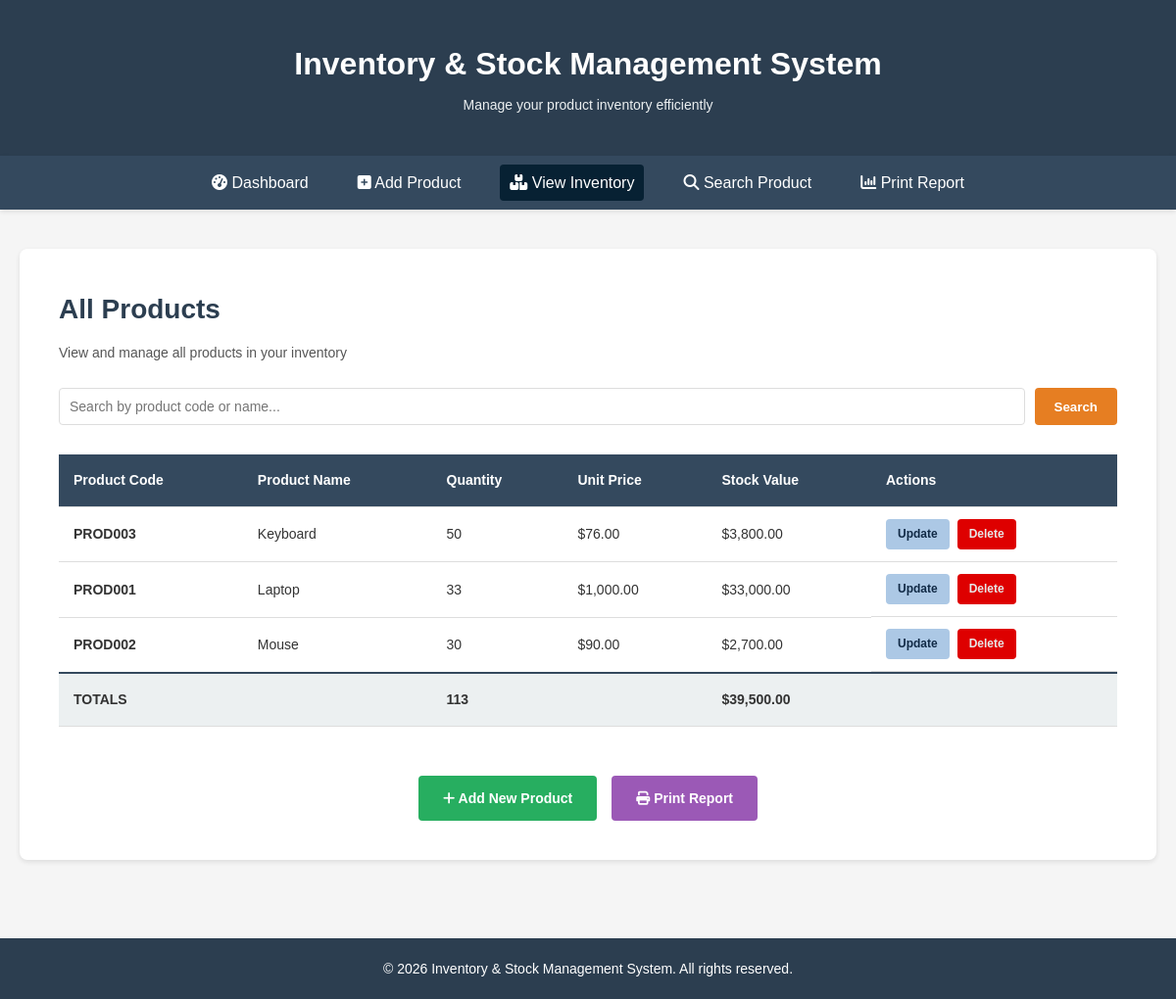
The page /view_inventory.php on the database its author committed.
### tables this page shows
CREATE TABLE `products` (
  `id` int(11) NOT NULL,
  `product_code` varchar(50) NOT NULL,
  `product_name` varchar(100) NOT NULL,
  `quantity` int(11) NOT NULL,
  `unit_price` int(11) NOT NULL,
  `created_at` timestamp NOT NULL DEFAULT current_timestamp(),
  `updated_at` timestamp NOT NULL DEFAULT current_timestamp() ON UPDATE current_timestamp()
);

### view_inventory.php (the view, shortened to what this page needs)
<?php
require_once 'config/db.php';
$search = isset($_GET['search']) ? $_GET['search'] : '';
if (!empty($search)) {
    $query = "SELECT id, product_code, product_name, quantity, unit_price,
             (quantity * unit_price) as stock_value
             FROM products
             WHERE product_code LIKE '%$search%' OR product_name LIKE '%$search%'
             ORDER BY product_name ASC";
} else {
    $query = "SELECT id, product_code, product_name, quantity, unit_price,
             (quantity * unit_price) as stock_value
             FROM products
             ORDER BY product_name ASC";
}
$result = mysqli_query($conn, $query);
?>
<!DOCTYPE html>
<html lang="en">
<head>
    <link rel="stylesheet" href="https://cdnjs.cloudflare.com/ajax/libs/font-awesome/6.7.2/css/all.min.css">
    <link rel="stylesheet" href="css/style.css">
</head>
<body>
    <header class="header">
        <div class="container">
            <h1>Inventory & Stock Management System</h1>
            <p class="tagline">Manage your product inventory efficiently</p>
        </div>
    </header>
    <nav class="navbar">
        <div class="container">
            <ul class="nav-menu">
                <li><a href="index.php"><i class="fa-solid fa-gauge-high"></i> Dashboard</a></li>
                <li><a href="add_product.php"><i class="fa-solid fa-square-plus"></i> Add Product</a></li>
                <li><a href="view_inventory.php" class="active"><i class="fa-solid fa-boxes-stacked"></i> View Inventory</a></li>
                <li><a href="search_product.php"><i class="fa-solid fa-magnifying-glass"></i> Search Product</a></li>
                <li><a href="print_report.php"><i class="fa-solid fa-chart-column"></i> Print Report</a></li>
            </ul>
        </div>
    </nav>
    <main class="main-content">
        <div class="container">
            <article class="inventory-section">
                <h2>All Products</h2>
                <p class="section-intro">View and manage all products in your inventory</p>
                <div class="quick-filter">
                    <form method="GET" action="view_inventory.php" class="filter-form">
                        <input
                            type="text"
                            name="search"
                            placeholder="Search by product code or name..."
                            value="<?php echo $search; ?>"
                        >
                        <button type="submit" class="filter-btn">Search</button>
                    </form>
                </div>
                <div class="table-wrapper">
                    <div class="table-responsive">
                        <table class="data-table">
                            <thead>
                                <tr>
                                    <th>Product Code</th>
                                    <th>Product Name</th>
                                    <th>Quantity</th>
                                    <th>Unit Price</th>
                                    <th>Stock Value</th>
                                    <th>Actions</th>
                                </tr>
                            </thead>
                            <tbody>
                                <?php
                                if (mysqli_num_rows($result) > 0) {
                                    $total_value = 0;
                                    $total_quantity = 0;
                                    while ($row = mysqli_fetch_assoc($result)) {
                                        $total_value += $row['stock_value'];
                                        $total_quantity += $row['quantity'];
                                        ?>
                                        <tr>
                                            <td><strong><?php echo $row['product_code']; ?></strong></td>
                                            <td><?php echo $row['product_name']; ?></td>
                                            <td><?php echo $row['quantity']; ?></td>
                                            <td>$<?php echo number_format($row['unit_price'], 2); ?></td>
                                            <td>$<?php echo number_format($row['stock_value'], 2); ?></td>
                                            <td class="action-cell">
                                                <a href="update_product.php?id=<?php echo $row['id']; ?>" class="btn-action btn-update">Update</a>
                                                <a href="view_inventory.php?delete_id=<?php echo $row['id']; ?>" class="btn-action btn-delete" onclick="return confirm('Are you sure you want to delete this product?');">Delete</a>
                                            </td>
                                        </tr>
                                        <?php
                                    }
                                    ?>
                                    <tr class="totals-row">
                                        <td colspan="2"><strong>TOTALS</strong></td>
                                        <td><strong><?php echo $total_quantity; ?></strong></td>
                                        <td></td>
                                        <td><strong>$<?php echo number_format($total_value, 2); ?></strong></td>
                                        <td></td>
                                    </tr>
                                    <?php
                                }
                                ?>
                            </tbody>
                        </table>
                    </div>
                </div>
                <div class="inventory-actions">
                    <a href="add_product.php" class="btn btn-primary"><i class="fa-solid fa-plus"></i> Add New Product</a>
                    <a href="print_report.php" class="btn btn-secondary"><i class="fa-solid fa-print"></i> Print Report</a>
                </div>
            </article>
        </div>
    </main>
    <footer class="footer">
        <div class="container">
            <p>&copy; 2026 Inventory & Stock Management System. All rights reserved.</p>
        </div>
    </footer>
</body>
</html>

### css/style.css (style rules this page uses)
* { margin: 0; padding: 0; box-sizing: border-box; }
body { font-family: Arial, sans-serif; line-height: 1.6; color: #333; background-color: #f5f5f5; }
.container { max-width: 1200px; margin: 0 auto; padding: 0 20px; }
.header { background-color: #2c3e50; color: white; padding: 40px 0; text-align: center; box-shadow: 0 2px 5px rgba(0, 0, 0, 0.1); }
.header h1 { font-size: 32px; margin-bottom: 5px; }
.tagline { font-size: 14px; color: #ecf0f1; }
.navbar { background-color: #34495e; padding: 15px 0; box-shadow: 0 2px 5px rgba(0, 0, 0, 0.1); position: sticky; top: 0; z-index: 100; }
.nav-menu { list-style: none; display: flex; justify-content: center; gap: 30px; }
.nav-menu a { color: white; text-decoration: none; font-weight: 500; padding: 5px 10px; transition: background-color 0.3s; }
.nav-menu a:hover, .nav-menu a.active { background-color: #072133; border-radius: 4px; padding: 10px; }
.main-content { padding: 40px 0; min-height: calc(100vh - 200px); }
.table-responsive { overflow-x: auto; }
.data-table { width: 100%; border-collapse: collapse; }
.data-table thead { background-color: #34495e; color: white; }
.data-table th, .data-table td { padding: 15px; text-align: left; border-bottom: 1px solid #ddd; }
.data-table a { text-decoration: none; font-weight: bold; }
.footer { background-color: #2c3e50; color: white; text-align: center; padding: 20px 0; margin-top: 40px; }
.footer p { font-size: 14px; }
.inventory-section { background-color: white; padding: 40px; border-radius: 8px; box-shadow: 0 2px 5px rgba(0, 0, 0, 0.1); }
.inventory-section h2 { color: #2c3e50; margin-bottom: 10px; font-size: 28px; }
.section-intro { color: #555; margin-bottom: 25px; font-size: 14px; }
.quick-filter { margin-bottom: 30px; }
.filter-form { display: flex; gap: 10px; flex-wrap: wrap; }
.filter-form input { flex: 1; min-width: 200px; padding: 10px; border: 1px solid #ddd; border-radius: 4px; font-size: 14px; }
.filter-btn, .clear-btn { padding: 10px 20px; border: none; border-radius: 4px; font-weight: bold; cursor: pointer; transition: background-color 0.3s; }
.filter-btn { background-color: #e67e22; color: white; }
.table-wrapper { margin-bottom: 30px; }
.data-table { width: 100%; border-collapse: collapse; margin-bottom: 20px; }
.data-table th { padding: 15px; text-align: left; font-weight: bold; font-size: 14px; }
.data-table td { padding: 12px 15px; border-bottom: 1px solid #ddd; font-size: 14px; }
.action-cell { display: flex; gap: 8px; flex-wrap: wrap; }
.btn-action { padding: 6px 12px; text-decoration: none; border-radius: 4px; font-size: 12px; font-weight: bold; transition: background-color 0.3s; }
.btn-update { background-color: #ACC8E5; color: #112A46; }
.btn-delete { background-color: #DE0000; color:#E7E7E7; }
.totals-row { background-color: #ecf0f1; font-weight: bold; border-top: 2px solid #34495e; }
.totals-row td { padding: 15px; }
.inventory-actions { display: flex; gap: 15px; justify-content: center; flex-wrap: wrap; }
.btn { padding: 12px 25px; text-decoration: none; border-radius: 4px; font-weight: bold; font-size: 14px; cursor: pointer; transition: background-color 0.3s; display: inline-block; }
.btn-primary { background-color: #27ae60; color: white; }
.btn-secondary { background-color: #9b59b6; color: white; }

### rows shown on the page
products: product_code "PROD003", product_name "Keyboard", quantity "50", unit_price "76.00", stock_value "3,800.00"
products: product_code "PROD001", product_name "Laptop", quantity "33", unit_price "1,000.00", stock_value "33,000.00"
products: product_code "PROD002", product_name "Mouse", quantity "30", unit_price "90.00", stock_value "2,700.00"

### other values the page prints
$total_quantity "113"
$total_value "39,500.00"
